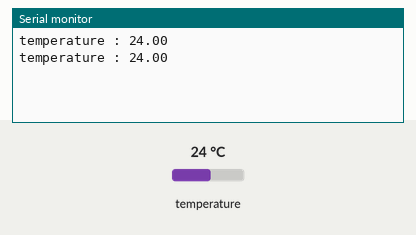
Recording of a sketch running on a simulated Arduino Uno, built with avr-gcc and run on an emulated ATmega328P. Parts: the last lines printed to the serial monitor. The inputs (shaded band) are chosen by the test bench; at power-on: temperature 24 °C.

Above: at 3.3 s.
3.4 s: temperature set to 12 °C
At 4.9 s:
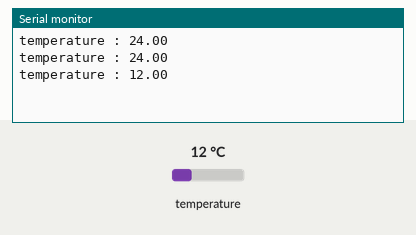
5.9 s: temperature set to 19 °C
At 7.5 s:
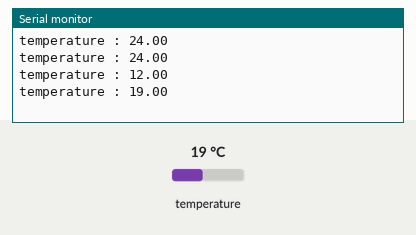
Timing chart, 0 to 9.0 s (numbered marks = the images above; inputs shaded):
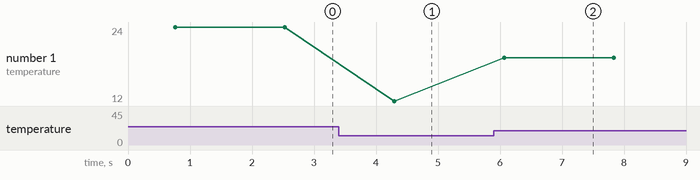

The sketch:

bluetooth_temperature_final.ino
```cpp
#include <DallasTemperature.h>
#include <OneWire.h>
#include<SoftwareSerial.h>

#define BT_RXD 8
#define BT_TXD 7
#define TEMP_18B20 2

OneWire oneWire(TEMP_18B20);
DallasTemperature sensors(&oneWire);


SoftwareSerial bluetooth(BT_RXD, BT_TXD);
float get_temp_data();
void send_data_using_bluetooth();

void setup() {
  Serial.begin(9600);
  bluetooth.begin(9600);
}

void loop() {
  float temp_data;
  temp_data = get_temp_data();
  send_data_using_bluetooth(temp_data);
  delay(1000);
}

float get_temp_data(){
  sensors.requestTemperatures();
  float temp_data = sensors.getTempCByIndex(0);
  Serial.print("temperature : "); Serial.println(temp_data);

  return temp_data;
}

void send_data_using_bluetooth(float data){
  int int_data = (int)data;
  int float_data = (data - int_data)*10;
  bluetooth.write(int_data);
  bluetooth.write(float_data);
}
```

Measured:
- after the input at 3.4 s, the serial monitor: prints a new line after 0.90 s (image 1)
- after the input at 5.9 s, the serial monitor: prints a new line after 0.17 s (image 2)
- plotted number 1: 24 → 12 after the input at 3.4 s, 12 → 19 after the input at 5.9 s
